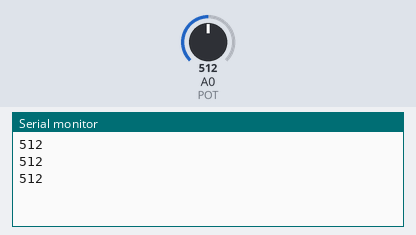
Bench run of a sketch on a simulated Arduino Uno, built with avr-gcc and run on an emulated ATmega328P. Parts: the last lines printed to the serial monitor. The test bench sets the inputs (shaded band); at power-on: A0 (POT) = 512.

Above: at 1.3 s.
1.4 s: A0 (POT) set to 716
At 1.9 s:
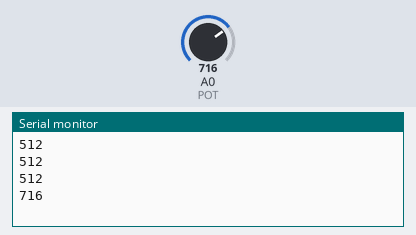
2.9 s: A0 (POT) set to 900
At 3.4 s:
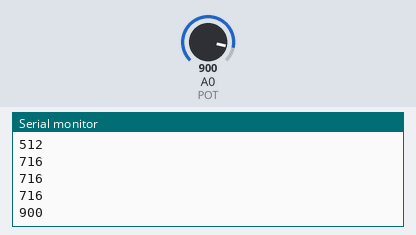
Timing chart, 0 to 5.9 s (numbered marks = the images above; inputs shaded):
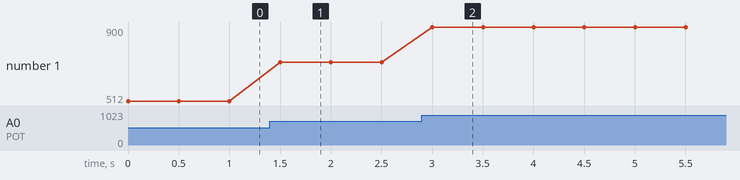

The sketch:

Potentiometer.ino
```cpp
const int POT=0;
int value=0;
void setup()
{
  Serial.begin(9600);
}

void loop()
{
  value = analogRead(POT);
  Serial.println(value);
  delay(500);
}
```

Measured:
- after the input at 1.4 s, the serial monitor: prints a new line after 0.10 s (image 1)
- after the input at 2.9 s, the serial monitor: prints a new line after 0.10 s (image 2)
- plotted number 1: 512 → 716 after the input at 1.4 s, 716 → 900 after the input at 2.9 s
